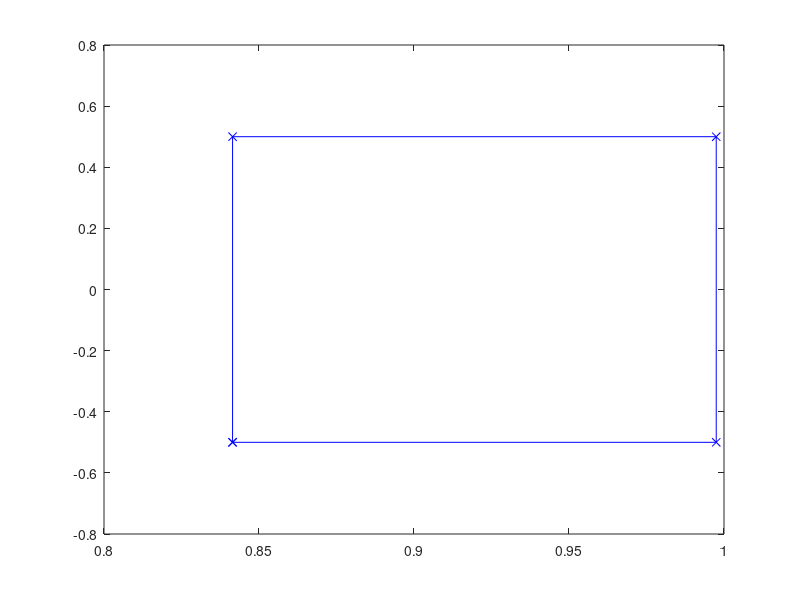

Write the MATLAB code that produced this figure. (Note: this script raises an error after producing the figure.)
% test clipping

% subject = [[-2; 0.5; 0.5; -2; -2],[-2; -2; 2; 2; -2]];
subject = [...
   0.841470984807897  -0.500000000000000;...
   0.997494986604055  -0.500000000000000;...
   0.997494986604055   0.500000000000000;...
   0.841470984807897   0.500000000000000;...
   0.841470984807897  -0.500000000000000];

% mesh = [[0; 1; 1; 0; 0],[0; 0; 1; 1; 0];

clippedPolygon = clipPolygon(subject,[0.98 1.02 -0.48 -0.44])


% clippingPolygon = [[0; 1; 1; 0; 0],[-1; -1; 0; 0; -1]];

figure
plot(subject(:,1),subject(:,2),'bx-')
hold on
patch(clippedPolygon(:,1),clippedPolygon(:,2),'rx-')
% plot(clippingPolygon(:,1),clippingPolygon(:,2),'k')
